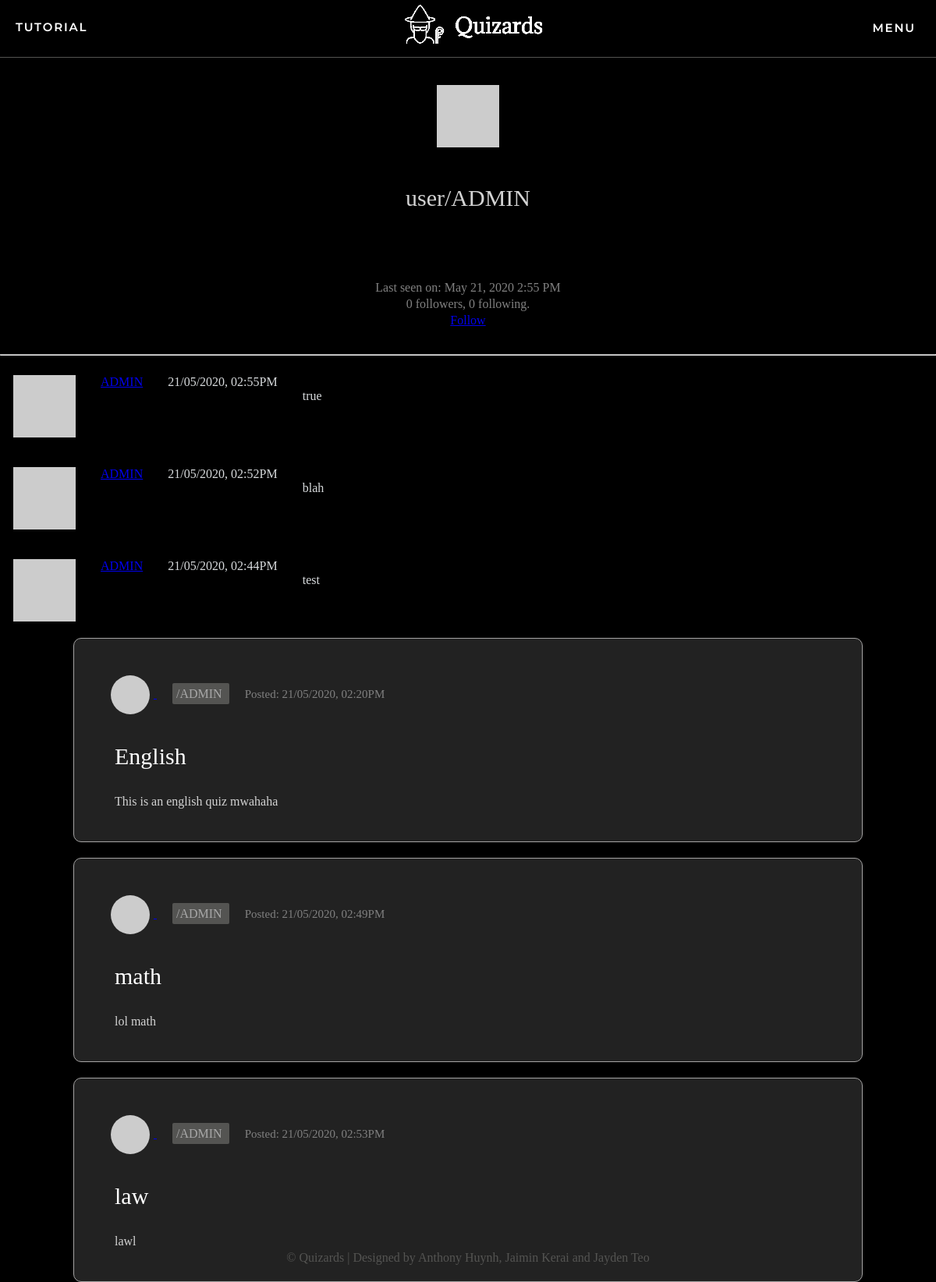
The page /user/ADMIN (signed in) on the database its author committed.
### app/models.py (models this page shows, shortened)
class User(UserMixin, db.Model):
    id = db.Column(db.Integer, primary_key=True)
    username = db.Column(db.String(64), index=True, unique=True)
    email = db.Column(db.String(120), index=True, unique=True)
    password_hash = db.Column(db.String(128))
    posts = db.relationship('Post', backref='author', lazy='dynamic')
    authorOf = db.relationship('Quizzes', backref='author', lazy='dynamic')
    admin = db.Column(db.Boolean, unique=False, default=False)
    marksOf = db.relationship('quizMarks', backref='markOf', lazy='dynamic')
    longanswers = db.relationship('LongAnswers', backref='user', lazy='dynamic')
    def avatar(self, size):
        digest = md5(self.email.lower().encode('utf-8')).hexdigest()
        return 'https://www.gravatar.com/avatar/{}?d=identicon&s={}'.format(
            digest, size)
    about_me = db.Column(db.String(140))
    last_seen = db.Column(db.DateTime, default=datetime.utcnow)
    followed = db.relationship(
        'User', secondary=followers,
        primaryjoin=(followers.c.follower_id == id),
        secondaryjoin=(followers.c.followed_id == id),
        backref=db.backref('followers', lazy='dynamic'), lazy='dynamic')
    def is_following(self, user):
        return self.followed.filter(
            followers.c.followed_id == user.id).count() > 0

class Post(db.Model):
    id = db.Column(db.Integer, primary_key=True)
    body = db.Column(db.String(140))
    timestamp = db.Column(db.DateTime, index=True, default=datetime.utcnow)
    user_id = db.Column(db.Integer, db.ForeignKey('user.id'))
    quiz_id = db.Column(db.Integer, db.ForeignKey('quizzes.id'))

class Quizzes(db.Model):
    id = db.Column(db.Integer, primary_key=True, autoincrement=True, unique=True)
    name = db.Column(db.String(64))
    description = db.Column(db.String(255))
    questions = db.relationship('Questions', backref='Quizzes', lazy='dynamic')
    mcquestion = db.relationship('multiChoice', backref='MCQuizzes', lazy='dynamic')
    longquestions = db.relationship('LongQuestions', backref='LongQuizzes', lazy='dynamic')
    author_id = db.Column(db.Integer, db.ForeignKey('user.id'))
    pub_date = db.Column(db.DateTime, index=True, default=datetime.utcnow)
    quizMarks = db.relationship('quizMarks', backref='quizMarks', lazy='dynamic')
    posts= db.relationship('Post', backref='post', lazy='dynamic')

### app/routes.py (the view)
@app.route('/user/<username>')
@login_required
def user(username):
    user = User.query.filter_by(username=username).first_or_404()
    page = request.args.get('page', 1, type=int)
    posts = user.posts.order_by(Post.timestamp.desc()).paginate(
        page, app.config['POSTS_PER_PAGE'], False)
    quizzes = user.authorOf.paginate(page)
    next_url = url_for('user', username=user.username, page=posts.next_num) \
        if posts.has_next else None
    prev_url = url_for('user', username=user.username, page=posts.prev_num) \
        if posts.has_prev else None
    return render_template('user.html', user=user, posts=posts.items,
                           next_url=next_url, prev_url=prev_url, quizzes=quizzes.items)

### app/models.py (called while the page is built)
@login.user_loader
def load_user(id):
    return User.query.get(int(id))

### app/routes.py (called while the page is built)
@app.before_request
def before_request():
    if current_user.is_authenticated:
        g.user = load_user(current_user.id)
        current_user.last_seen = datetime.utcnow()
        db.session.commit()

### app/templates/user.html (shortened to what this page needs)
{% extends "base.html" %}
{% block content %}
<div class="container">
    <table class= "profile-table" width="100%">
        <tr>
            <td width="100%" style="text-align: center;"><img src="{{ user.avatar(128) }}" class="profile-avatar"></td>
        </tr>
        <tr>
            <td style="text-align: center;">
                <p class="username">user/{{ user.username }}</p>
            </td>
        </tr>
        <tr>
            <td>
            </td>
        </tr>
        <tr>
            <td>
                {% if user.last_seen %}<p>Last seen on: {{ moment(user.last_seen).format('LLL') }}</p>{% endif %}
                <p>{{ user.followers.count() }} followers, {{ user.followed.count() }} following.</p>
                {% if user == current_user %}
                <p><a href="{{ url_for('edit_profile') }}">Edit your profile</a></p>
                {% elif not current_user.is_following(user) %}
                <p><a href="{{ url_for('follow', username=user.username) }}">Follow</a></p>
                {% else %}
                <p><a href="{{ url_for('unfollow', username=user.username) }}">Unfollow</a></p>
                {% endif %}
            </td>
        </tr>
    </table>
    <hr>
    {% for post in posts %}
        {% include '_post.html' %}
    {% endfor %}
    {% for quiz in quizzes %}
        {% include 'quizdisplay.html' %}
    {% endfor %}
</div>
{% endblock %}

### app/templates/_post.html
<table>
    <tr valign="top">
        <td><img src="{{ post.author.avatar(36) }}"></td>
        <td>
            <a href="{{ url_for('user', username=post.author.username) }}">
                {{ post.author.username }}
            </a>
        </td>
        <td> {{ post.timestamp.strftime('%d/%m/%Y, %I:%M%p') }}</td>
        <td>
            </br>{{ post.body }}
        </td>
    </tr>
</table>

### app/templates/quizdisplay.html (shortened to what this page needs)
<div class="row" onclick="location.href='{{ url_for('quizform', quizid=quiz.id,  quizname=quiz.name) }}';" style="cursor:pointer;">
        <table>
            <tr>
                <td colspan=100%;>
                    <a href="{{ url_for('user', username=quiz.author.username) }}">
                    <img src="{{ quiz.author.avatar(36) }}" class="profile-pic">
                    </a>
                    <a href="{{ url_for('user', username=quiz.author.username) }}" class = "author">
                        /{{ quiz.author.username }}
                    </a><span class="date">Posted: {{ moment(quiz.pub_date).format('DD/MM/YYYY, hh:mmA') }}</span>
                </td>
            </tr>
                        <td colspan=5><a href="{{ url_for('quizform', quizid=quiz.id, quizname=quiz.name) }}" class="quiz-name">
                            {{ quiz.name }} </a></td>
            <tr>
                <td colspan=5, class="desc">{{ quiz.description }}
                </td>
            </tr>
        </table>
</div>

### app/static/css/styles.css (style rules this page uses)
body { margin: 0; padding: 0; height: 100vh; font-family: Verdana; background-color: black; color: rgb(215, 218, 220); }
.row { position:relative; left: 50%; transform: translate(-50%, 0%); max-width: 1000px; width: 80%; background: #222222; padding: 25px; border-radius: 10px; margin-bottom: 20px; border: 1px solid #A5A4A4; }
.profile-pic { border-radius: 50%; padding: 5px; width:50px; margin-top:0px; vertical-align: middle; }
.author { margin: 20px; color: rgb(168, 168, 168); padding: 5px; text-decoration: none; background-color: RGBA(84, 84, 82, 1); border-radius:2px; text-align: center; }
.quiz-name { text-decoration:none; color:white; padding:10px; border-radius:2px; margin-right:20px; font-size:30px; }
.desc { color: lightgrey; padding-left:25px; }
.date { font-size:15px; color: grey; padding-top:15px; }
.assessments th, td { padding: 15px; text-align: left; }
.profile-avatar { text-align: center; }
.profile-table td { text-align:center; line-height:5px; }
.profile-table .username { font-size: 30px; color:lightgrey; }
.profile-table p { color:grey; }
html, body { height:100%; }

### rows shown on the page
User: username "ADMIN", last_seen "May 21, 2020 2:55 PM"
Post: author.username "ADMIN", timestamp "21/05/2020, 02:55PM", body "true"
Post: author.username "ADMIN", timestamp "21/05/2020, 02:52PM", body "blah"
Post: author.username "ADMIN", timestamp "21/05/2020, 02:44PM", body "test"
Quizzes: author.username "ADMIN", pub_date "21/05/2020, 02:20PM", name "English", description "This is an english quiz mwahaha"
Quizzes: author.username "ADMIN", pub_date "21/05/2020, 02:49PM", name "math", description "lol math"
Quizzes: author.username "ADMIN", pub_date "21/05/2020, 02:53PM", name "law", description "lawl"

### other values the page prints
{{ user.followers.count() }} "0"
{{ user.followed.count() }} "0"
